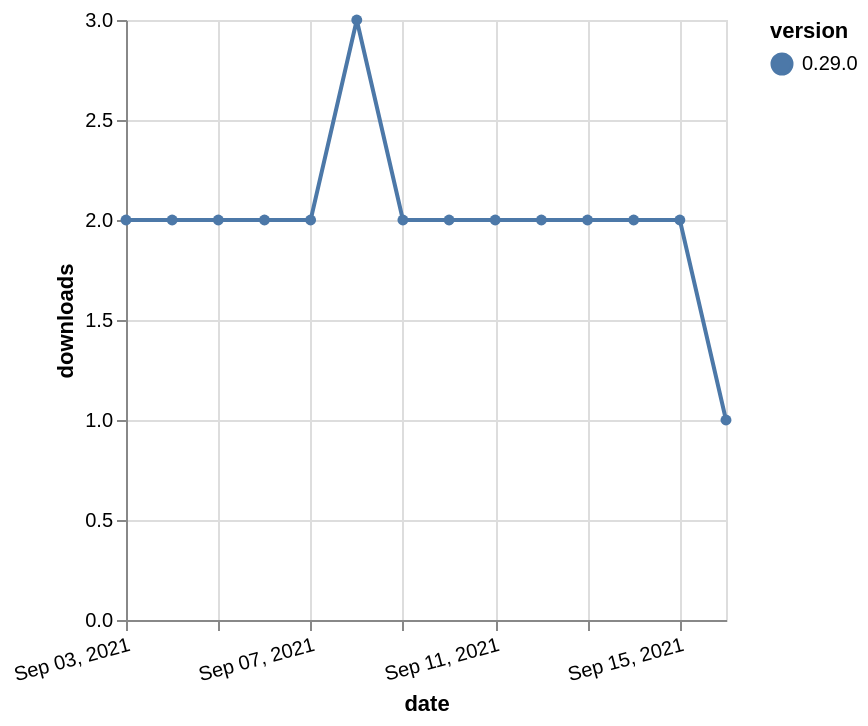

Express this chart as Vega-Lite.
### Vega-Lite specification from a JSON file in a GitHub repository (floating-point values rounded to 4 significant figures)
{"$schema": "https://vega.github.io/schema/vega-lite/v5.json", "description": "A simple bar chart with embedded data.", "data": {"values": [{"date": "2021-09-03", "total": 2951, "delta": 2, "version": "0.29.0"}, {"date": "2021-09-04", "total": 2953, "delta": 2, "version": "0.29.0"}, {"date": "2021-09-05", "total": 2955, "delta": 2, "version": "0.29.0"}, {"date": "2021-09-06", "total": 2957, "delta": 2, "version": "0.29.0"}, {"date": "2021-09-07", "total": 2959, "delta": 2, "version": "0.29.0"}, {"date": "2021-09-08", "total": 2962, "delta": 3, "version": "0.29.0"}, {"date": "2021-09-09", "total": 2964, "delta": 2, "version": "0.29.0"}, {"date": "2021-09-10", "total": 2966, "delta": 2, "version": "0.29.0"}, {"date": "2021-09-11", "total": 2968, "delta": 2, "version": "0.29.0"}, {"date": "2021-09-12", "total": 2970, "delta": 2, "version": "0.29.0"}, {"date": "2021-09-13", "total": 2972, "delta": 2, "version": "0.29.0"}, {"date": "2021-09-14", "total": 2974, "delta": 2, "version": "0.29.0"}, {"date": "2021-09-15", "total": 2976, "delta": 2, "version": "0.29.0"}, {"date": "2021-09-16", "total": 2977, "delta": 1, "version": "0.29.0"}]}, "width": "container", "mark": {"type": "line", "point": {"filled": true}}, "encoding": {"x": {"field": "date", "type": "temporal", "timeUnit": "yearmonthdate", "title": "date", "axis": {"labelAngle": -15}}, "y": {"field": "delta", "type": "quantitative", "title": "downloads"}, "color": {"field": "version", "type": "nominal"}, "tooltip": {"field": "delta"}}}
